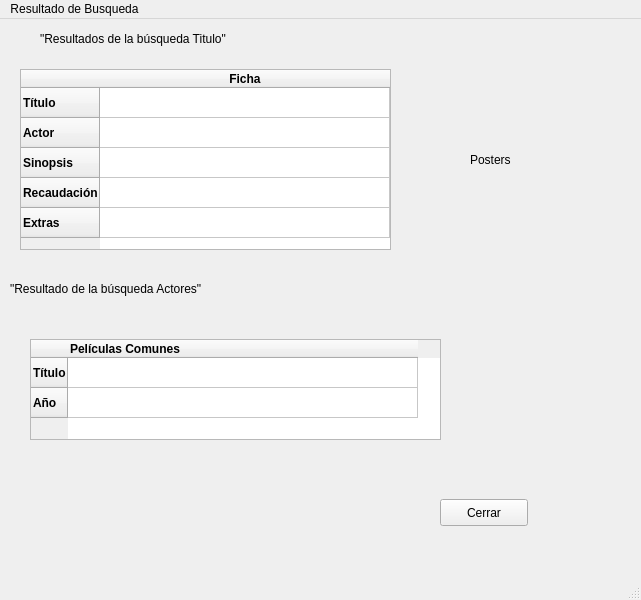
<?xml version="1.0" encoding="UTF-8"?>
<ui version="4.0">
 <class>PeliculasWindow</class>
 <widget class="QMainWindow" name="PeliculasWindow">
  <property name="geometry">
   <rect>
    <x>0</x>
    <y>0</y>
    <width>641</width>
    <height>600</height>
   </rect>
  </property>
  <property name="windowTitle">
   <string>MainWindow</string>
  </property>
  <property name="iconSize">
   <size>
    <width>24</width>
    <height>24</height>
   </size>
  </property>
  <widget class="QWidget" name="centralwidget">
   <widget class="QTableWidget" name="Peliculas">
    <property name="geometry">
     <rect>
      <x>20</x>
      <y>50</y>
      <width>371</width>
      <height>181</height>
     </rect>
    </property>
    <property name="rowCount">
     <number>5</number>
    </property>
    <property name="columnCount">
     <number>1</number>
    </property>
    <attribute name="horizontalHeaderStretchLastSection">
     <bool>true</bool>
    </attribute>
    <attribute name="verticalHeaderVisible">
     <bool>true</bool>
    </attribute>
    <attribute name="verticalHeaderCascadingSectionResizes">
     <bool>false</bool>
    </attribute>
    <attribute name="verticalHeaderShowSortIndicator" stdset="0">
     <bool>false</bool>
    </attribute>
    <attribute name="verticalHeaderStretchLastSection">
     <bool>false</bool>
    </attribute>
    <row>
     <property name="text">
      <string>Título</string>
     </property>
     <property name="font">
      <font>
       <weight>75</weight>
       <bold>true</bold>
      </font>
     </property>
    </row>
    <row>
     <property name="text">
      <string>Actor</string>
     </property>
     <property name="font">
      <font>
       <weight>75</weight>
       <bold>true</bold>
      </font>
     </property>
    </row>
    <row>
     <property name="text">
      <string>Sinopsis</string>
     </property>
     <property name="font">
      <font>
       <weight>75</weight>
       <bold>true</bold>
      </font>
     </property>
    </row>
    <row>
     <property name="text">
      <string>Recaudación</string>
     </property>
     <property name="font">
      <font>
       <weight>75</weight>
       <italic>false</italic>
       <bold>true</bold>
      </font>
     </property>
    </row>
    <row>
     <property name="text">
      <string>Extras</string>
     </property>
     <property name="font">
      <font>
       <weight>75</weight>
       <bold>true</bold>
      </font>
     </property>
    </row>
    <column>
     <property name="text">
      <string>Ficha</string>
     </property>
     <property name="font">
      <font>
       <weight>75</weight>
       <bold>true</bold>
      </font>
     </property>
    </column>
    <item row="0" column="0">
     <property name="text">
      <string/>
     </property>
     <property name="font">
      <font>
       <weight>75</weight>
       <bold>true</bold>
      </font>
     </property>
    </item>
   </widget>
   <widget class="QPushButton" name="pushButton">
    <property name="geometry">
     <rect>
      <x>440</x>
      <y>480</y>
      <width>88</width>
      <height>27</height>
     </rect>
    </property>
    <property name="text">
     <string>Cerrar</string>
    </property>
   </widget>
   <widget class="QTableWidget" name="PeliculasComunes">
    <property name="geometry">
     <rect>
      <x>30</x>
      <y>320</y>
      <width>411</width>
      <height>101</height>
     </rect>
    </property>
    <property name="tabKeyNavigation">
     <bool>true</bool>
    </property>
    <property name="showDropIndicator" stdset="0">
     <bool>true</bool>
    </property>
    <property name="dragDropOverwriteMode">
     <bool>true</bool>
    </property>
    <property name="selectionBehavior">
     <enum>QAbstractItemView::SelectItems</enum>
    </property>
    <attribute name="horizontalHeaderDefaultSectionSize">
     <number>350</number>
    </attribute>
    <attribute name="horizontalHeaderHighlightSections">
     <bool>true</bool>
    </attribute>
    <row>
     <property name="text">
      <string>Título</string>
     </property>
     <property name="font">
      <font>
       <weight>75</weight>
       <bold>true</bold>
      </font>
     </property>
    </row>
    <row>
     <property name="text">
      <string>Año</string>
     </property>
     <property name="font">
      <font>
       <weight>75</weight>
       <bold>true</bold>
      </font>
     </property>
    </row>
    <column>
     <property name="text">
      <string>Películas Comunes</string>
     </property>
     <property name="font">
      <font>
       <weight>75</weight>
       <bold>true</bold>
      </font>
     </property>
     <property name="textAlignment">
      <set>AlignLeading|AlignVCenter</set>
     </property>
    </column>
    <item row="0" column="0">
     <property name="text">
      <string/>
     </property>
    </item>
   </widget>
   <widget class="QLabel" name="labelPoster">
    <property name="geometry">
     <rect>
      <x>470</x>
      <y>50</y>
      <width>141</width>
      <height>181</height>
     </rect>
    </property>
    <property name="text">
     <string>Posters</string>
    </property>
    <property name="textFormat">
     <enum>Qt::MarkdownText</enum>
    </property>
   </widget>
   <widget class="QLabel" name="labelTituloActores">
    <property name="geometry">
     <rect>
      <x>10</x>
      <y>260</y>
      <width>411</width>
      <height>19</height>
     </rect>
    </property>
    <property name="text">
     <string>&quot;Resultado de la búsqueda Actores&quot;</string>
    </property>
   </widget>
   <widget class="QLabel" name="labelTituloTitulo2">
    <property name="geometry">
     <rect>
      <x>40</x>
      <y>10</y>
      <width>411</width>
      <height>19</height>
     </rect>
    </property>
    <property name="text">
     <string>&quot;Resultados de la búsqueda Titulo&quot;</string>
    </property>
   </widget>
  </widget>
  <widget class="QMenuBar" name="menubar">
   <property name="geometry">
    <rect>
     <x>0</x>
     <y>0</y>
     <width>641</width>
     <height>24</height>
    </rect>
   </property>
   <widget class="QMenu" name="menuPeliculas">
    <property name="title">
     <string>Resultado de Busqueda</string>
    </property>
   </widget>
   <addaction name="menuPeliculas"/>
  </widget>
  <widget class="QStatusBar" name="statusbar"/>
 </widget>
 <resources/>
 <connections/>
</ui>
